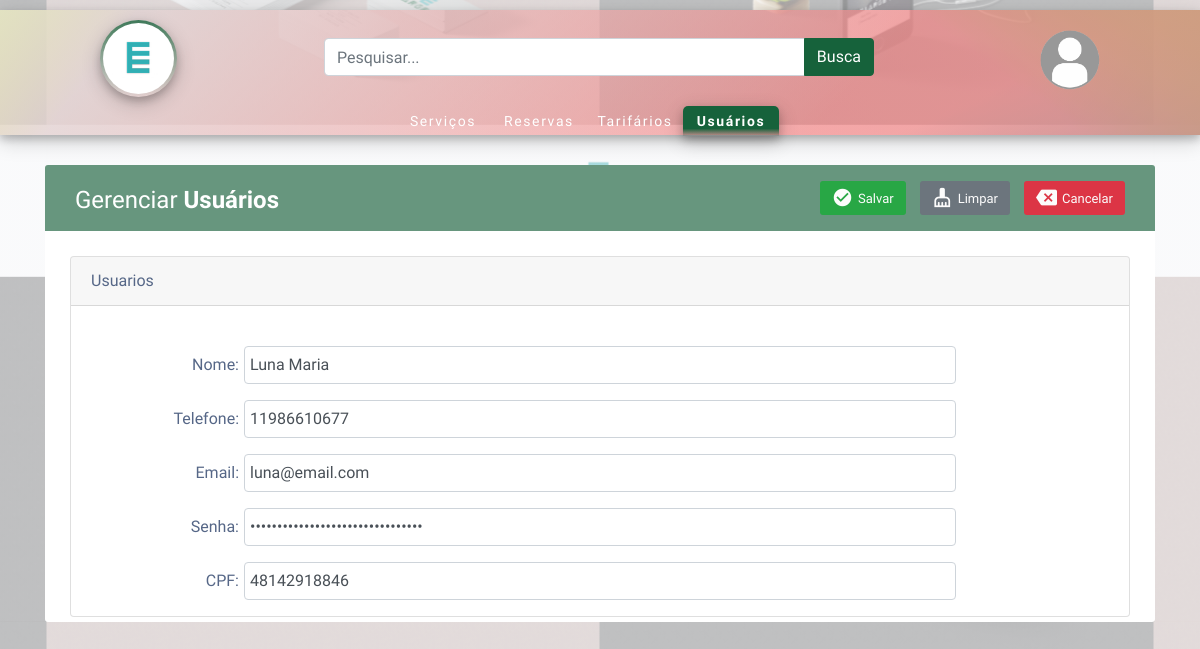
/?controller=UsuariosController&method=editar&id=17, run on the app's committed database.
### tables this page shows
CREATE TABLE `tb_usuarios` (
  `id_usuario` int(10) UNSIGNED NOT NULL,
  `ds_nome` varchar(80) NOT NULL,
  `nr_telefone` varchar(20) DEFAULT NULL,
  `ds_email` varchar(80) DEFAULT NULL,
  `ds_senha` varchar(255) NOT NULL,
  `nr_cpf` varchar(14) NOT NULL,
  `id_perfil` int(11) DEFAULT NULL
);

### Controller.php (called while the page is built, shortened)
<?php
class Controller
{
    public function view($arquivo, $array = null)
    {
        include "{$arquivo}.php";
    }
}

### UsuariosController.php (called while the page is built, shortened)
<?php
class UsuariosController extends Controller
{
    public function editar($dados)
    {
        $id      = (int) $dados['id'];
        $usuario = Usuario::find($id);
        return $this->view('form_usuario', ['usuario' => $usuario]);
    }
}

### Usuario.php (called while the page is built, shortened)
<?php
class Usuario
{
    private $atributos;
    public function __set(string $atributo, $valor)
    {
        $this->atributos[$atributo] = $valor;
        return $this;
    }
    public function __get(string $atributo)
    {
        return $this->atributos[$atributo];
    }
    public function __isset($atributo)
    {
        return isset($this->atributos[$atributo]);
    }
    public static function find($id)
    {
        $conexao = Conexao::getInstance();
        $stmt    = $conexao->prepare("SELECT * FROM tb_usuarios WHERE id_usuario='{$id}';");
        if ($stmt->execute()) {
            if ($stmt->rowCount() > 0) {
                $resultado = $stmt->fetchObject('Usuario');
                    if ($resultado) {
                        return $resultado;
                    }
            }
        }
        return false;
    }
}

### form_usuario.php (the view, shortened to what this page needs)
<div class="menuUsuarios">
    <div class="menuInterior">
        <div class="logo">
            <a href="index.php">
                <div class="brand_logo_container">
                    <img src ="css/images/logo-radio.png" class="brand_logo">
                </div>
            </a>
        </div>
        <div class="busca">
            <div class="input-group">
                <input type="text" class="form-control" placeholder="Pesquisar..." aria-label="O que você está procurando?" aria-describedby="button-addon2">
                <div class="input-group-append">
                    <a href="request.php" class="btn btn-primary">Busca</a>
                </div>
            </div>
        </div>
        <div class="btnLogin">
            <a href="login.html">
                <img src="css/images/user_icon.png">
            </a>
        </div>
        <div class="menuprodutos">
            <ul>
                <li><a href="?controller=ServicoController&method=listar">Serviços</a></li>
                <li><a href="?controller=ReservaController&method=listar">Reservas</a></li>
                <li><a href="?controller=TarifarioController&method=listar">Tarifários</a></li>
                <div class="menupicked">
                    <li><a href="?controller=UsuariosController&method=listar">Usuários</a></li>
                </div>
            </ul>
        </div>
    </div>
</div>
<div class="container">
    <div class="table-responsive">
        <div class="table-wrapper">
            <div class="table-title">
                <div class="row">
                    <div class="col-md-6">
                        <h2 class="table-subtitle">Gerenciar <b>Usuários</b></h2>
                    </div>
                    <div class="col-md-6 text-right">
                        <button class="btn btn-success" type="submit">
                            <i class="material-icons">check_circle</i>
                            <span>Salvar</span>
                        </button>
                        <button class="btn btn-secondary" type="submit">
                            <i class="material-icons">cleaning_services</i>
                            <span>Limpar</span>
                        </button>
                        <a href="?controller=UsuariosController&method=listar" class="btn btn-danger" type="submit">
                            <i class="material-icons">&#xe14a;</i>
                            <span>Cancelar</span>
                        </a>
                    </div>
                </div>
            </div>
            <div class="card" style="top:15px">
                <div class="card-header">
                    <span class="card-title">Usuarios</span>
                </div>
                <div class="card-body">
                </div>
                <div class="form-group form-row">
                    <label class="col-sm-2 col-form-label text-right">Nome:</label>
                    <input type="text" class="form-control col-sm-8" name="ds_nome" id="ds_nome" value="<?php
                    echo isset($usuario->ds_nome) ? $usuario->ds_nome : null;
                    ?>" />
                </div>
                <div class="form-group form-row">
                    <label class="col-sm-2 col-form-label text-right">Telefone:</label>
                    <input type="text" class="form-control col-sm-8" name="nr_telefone" id="nr_telefone" value="<?php
                    echo isset($usuario->nr_telefone) ? $usuario->nr_telefone : null;
                    ?>" />
                </div>
                <div class="form-group form-row">
                    <label class="col-sm-2 col-form-label text-right">Email:</label>
                    <input type="email" class="form-control col-sm-8" name="ds_email" id="ds_email" value="<?php
                    echo isset($usuario->ds_email) ? $usuario->ds_email : null;
                    ?>" />
                </div>
                <div class="form-group form-row">
                    <label class="col-sm-2 col-form-label text-right">Senha:</label>
                    <input type="password" class="form-control col-sm-8" name="ds_senha" id="ds_senha" value="<?php
                    echo isset($usuario->ds_senha) ? $usuario->ds_senha : null;
                    ?>" />
                </div>
                <div class="form-group form-row">
                    <label class="col-sm-2 col-form-label text-right">CPF:</label>
                    <input type="text" class="form-control col-sm-8" name="nr_cpf" id="nr_cpf" value="<?php
                           echo isset($usuario->nr_cpf) ? $usuario->nr_cpf : null;
                           ?>" />
                </div>
            </div>
        </div>
    </div>
</div>

### css/indexStyle.css (style rules this page uses)
html, body { color: #566787; font-family: 'Varela Round', sans-serif; padding: 0; margin: 0; background-color: ghostwhite; background: linear-gradient(rgba(246, 247, 249, 0.6), rgba(246, 247, 249, 0.6)), url("images/Background.png"); background-position: bottom; }
.menuInterior { width: 100%; margin: auto; }
.logo { display: inline-block; width: 10%; margin-top: 10px; }
.busca { display: inline-block; width: 60%; margin-left: 80px; }
.btnLogin { float: right; padding-top: 20px; display: inline-block; margin-right: 0px; }
.btnLogin img { width: 60px; height: 60px; }
.menuprodutos { margin-top: 0.9%; height: 40px; width: 80%; margin-left: 295px; }
.menuprodutos ul { margin: 0px; padding: 0px; list-style: none; display:block; }
.menuprodutos li { height: 30px; float: left; line-height: 30px; padding-left: 8px; padding-right:8px; width: 12%; text-align: center }
.menuprodutos li a { text-decoration: none; color: #fff; font-size: 14px; letter-spacing: .1rem; }
.brand_logo_container { position: center; height: 77px; width: 77px; top: -25px; border-radius: 50%; background-image: linear-gradient(rgba(22,98,59,0.8), rgba(221,221,221,0.02)); padding: 3px; box-shadow: 0 4px 8px 0 rgba(0, 0, 0, 0.2), 0 6px 20px 0 rgba(0, 0, 0, 0.19); }
.brand_logo { position: relative; height: 75px; width: 75px; border-radius: 50%; border: 2px; max-width:100%; max-height:100%; }
.btn-primary { background-color: #16623B; border-color: #16623B; }
.menupicked li { background-image: linear-gradient(#16623B, #16623B, #16623B, #16623B, rgba(0, 0, 0, 0.2)); border-top-right-radius: 5px; border-top-left-radius: 5px; color: ghostwhite; }
.menuUsuarios { height: 125px; width: 100%; background-image: linear-gradient(135deg, rgba(221, 221, 221, .8), rgba(255,0,0,0.3) 70.71%), linear-gradient(225deg, rgba(221,221,221,.8), rgba(255,255,255,0.2) 70.71%), linear-gradient(217deg, rgba(0,255,0,.8), rgba(0,255,0,0) 20.71%), linear-gradient(127deg, rgba(255, 255, 0,.8), rgba(255, 255, 0,0) 10.71%), linear-gradient(336deg, rgba(52, 177, 182,0.8), rgba(52, 177, 182,0) 20.71%); box-shadow: 0 4px 8px 0 rgba(0, 0, 0, 0.2), 0 6px 20px 0 rgba(0, 0, 0, 0.19); margin-top: 10px; }
.menuInterior { width: 1000px; margin: auto; }
.logo { display: inline-block; width: 100px; margin-top: 10px; }
.busca { display: inline-block; width: 55%; margin-left: 120px; }
.brand_logo { position: center; height: 75px; width: 75px; border-radius: 50% ; border: 2px; max-width:100%; max-height:100%; }
.menupicked li { background-image: linear-gradient(#16623B, #16623B, #16623B, #16623B, rgba(0, 0, 0, 0.2)); border-top-right-radius: 5px; border-top-left-radius: 5px; color: ghostwhite; font-weight: bold; box-shadow: 0 4px 8px 0 rgba(0, 0, 0, 0.2), 0 6px 20px 0 rgba(0, 0, 0, 0.19); }
.table-responsive { margin: 30px 0; }
.table-wrapper { min-width: 1000px; background: #fff; padding: 20px 25px; border-radius: 3px; box-shadow: 0 1px 1px rgba(0,0,0,.05); }
.table-title { padding-bottom: 15px; background: #67967e; color: #fff; padding: 16px 30px; margin: -20px -25px 10px; border-radius: 3px 3px 0 0; }
.table-title h2 { margin: 5px 0 0; font-size: 24px; }
.table-title .btn { color: #fcfcfc; font-size: 13px; border: none; min-width: 50px; border-radius: 3px; border: none; outline: none !important; margin-left: 10px; }
.table-title .btn i { float: left; font-size: 21px; margin-right: 5px; }
.table-title .btn span { float: left; margin-top: 2px; }

### data on the page
tb_usuarios: ds_nome "Luna Maria", nr_telefone "11986610677", ds_email "luna@email.com", nr_cpf "48142918846"
